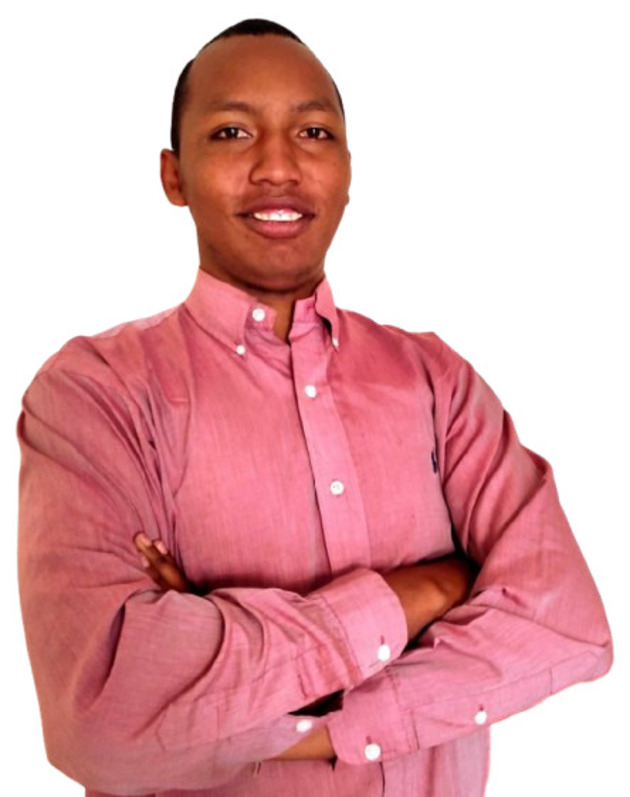
#> input picture public/og-image.jpg, 630 x 797 px, given in place of profil.jpg, which was not available
$ python remove_bg.py
#> lines starting #> are read from the running program, lines starting #| are printed output that depends on the picture; after the words box and inside, x2 and y2 are one past the last pixel; in counts of white or black regions, pixels touching at a corner belong together; pictures that were not available may be replaced by others from this repository, and a replacement may not be noted
"""
Refined background removal script with lower luminance threshold for neutral colors to remove shadows.
"""
from PIL import Image, ImageFilter
import numpy as np

INPUT  = "src/assets/img/profil.jpg"
OUTPUT = "src/assets/img/profil_nobg.png"

img = Image.open(INPUT).convert("RGBA")
data = np.array(img, dtype=np.float32)

R, G, B = data[:, :, 0], data[:, :, 1], data[:, :, 2]

# Calculate luminance and saturation metrics
luminance = (R + G + B) / 3.0
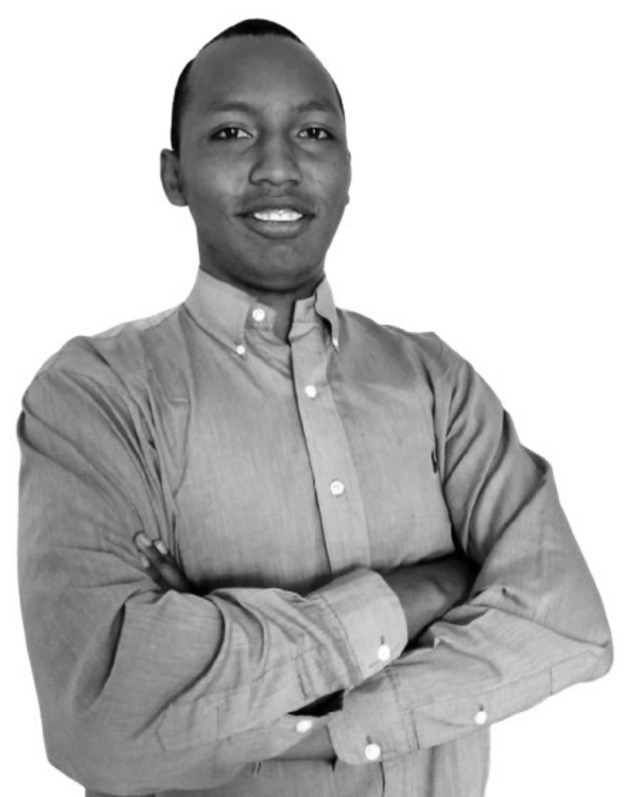
#> luminance: shape (797, 630) float32; min 0, max 255, mean 189
max_val = np.maximum(np.maximum(R, G), B)
min_val = np.minimum(np.minimum(R, G), B)
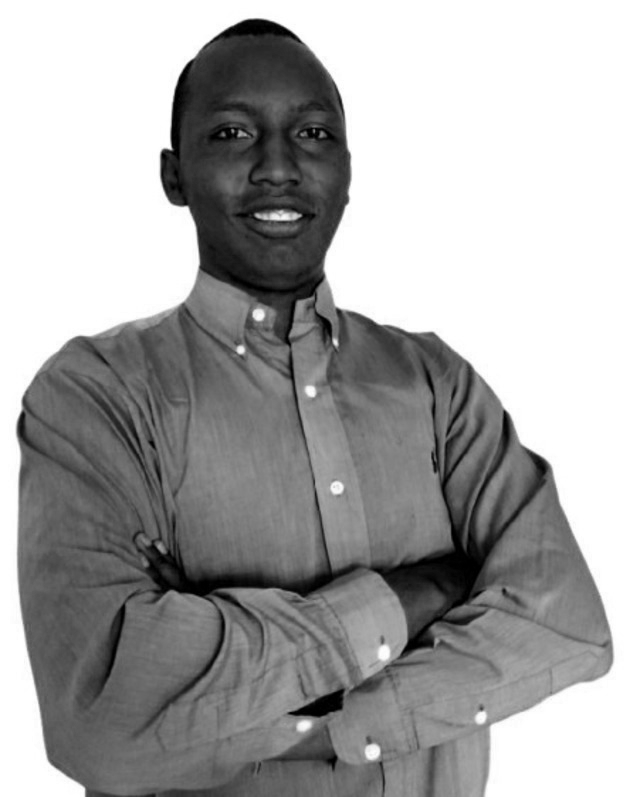
#> min_val: shape (797, 630) float32; min 0, max 255, mean 166.3
# Saturation metric (difference between max and min color channels)
saturation = max_val - min_val
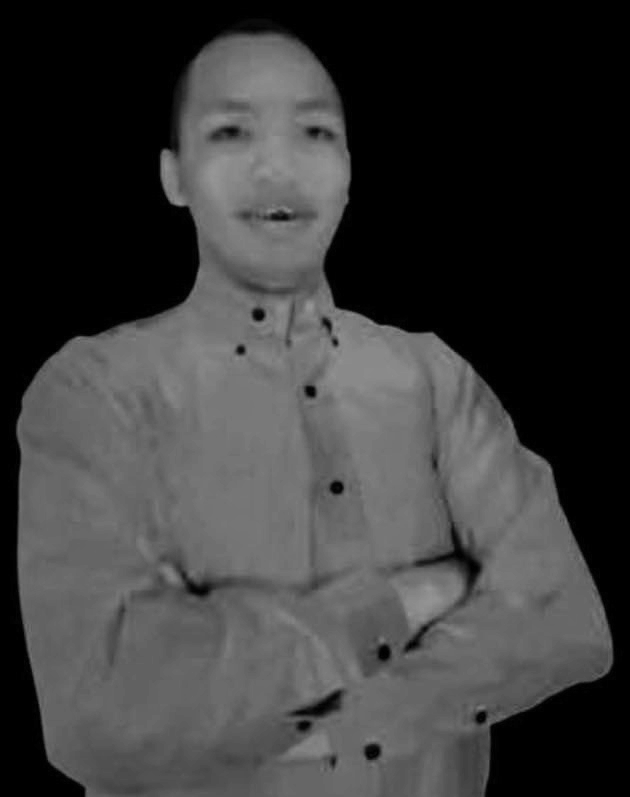
#> saturation: shape (797, 630) float32; min 0, max 150, mean 59.1

# Let's define background based on:
# 1. Very bright areas (luminance > 175) with moderate saturation (< 45)
# 2. Shadow areas of the wall (luminance > 120) with very low saturation (< 20)
is_bg = ((luminance > 175) & (saturation < 45)) | ((luminance > 115) & (saturation < 18))
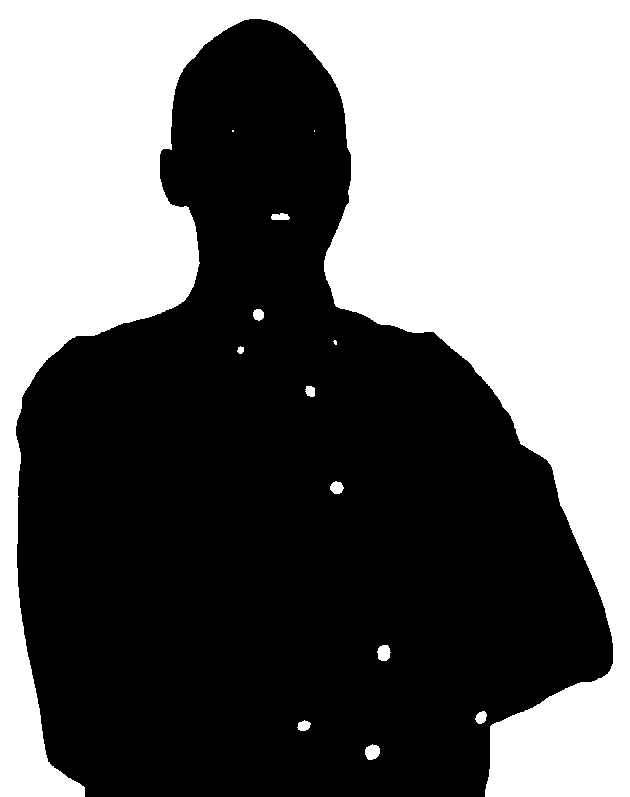
#> is_bg: shape (797, 630) bool; 43.5% white; 13 white regions (3 under 20 px), largest, box (x1, y1, x2, y2) and area: (0, 0, 630, 797) 217143, (365, 744, 380, 760) 184, (377, 645, 391, 661) 174

h, w = is_bg.shape
#> h = 797; w = 630
visited = np.zeros((h, w), dtype=bool)

# Flood fill to ensure we only remove connected background from the borders
def flood_fill_all_borders():
    stack = []
    # Add top and bottom borders
    for x in range(w):
        if is_bg[0, x]:
            stack.append((0, x))
        if is_bg[h-1, x]:
            stack.append((h-1, x))
#> after the loop, stack = 860 pairs, first value 0 to 796, second value 0 to 629
    # Add left and right borders
    for y in range(h):
        if is_bg[y, 0]:
            stack.append((y, 0))
        if is_bg[y, w-1]:
            stack.append((y, w-1))
#> after the loop, stack = 2454 pairs, first value 0 to 796, second value 0 to 629

    while stack:
        y, x = stack.pop()
        if visited[y, x]:
            continue
        visited[y, x] = True

        # Check 4-neighbors
        for ny, nx in [(y+1, x), (y-1, x), (y, x+1), (y, x-1)]:
            if 0 <= ny < h and 0 <= nx < w:
                if not visited[ny, nx] and is_bg[ny, nx]:
                    stack.append((ny, nx))
#> this loop made 434261 passes
#> x on passes 1 to 3: 629, 628, 627
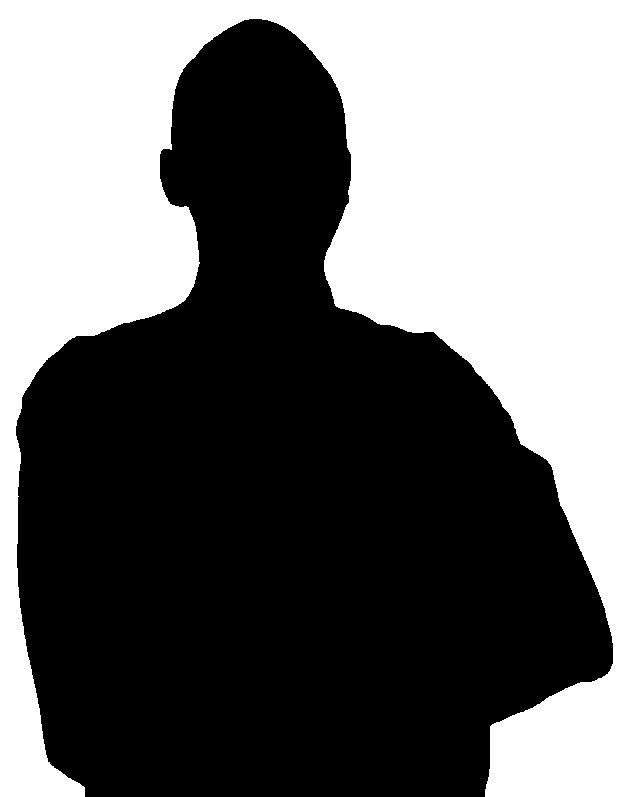
#> visited: shape (797, 630) bool; 43.2% white; 1 white region, box (x1, y1, x2, y2) and area: (0, 0, 630, 797) 217143
#> after the loop, stack = []

flood_fill_all_borders()

# Convert visited mask to image
mask_img = Image.fromarray((~visited * 255).astype(np.uint8), mode="L")

# Apply morphological operations to clean up
# MinFilter erodes the white mask (shrinks the subject slightly to eat away white borders)
mask_img = mask_img.filter(ImageFilter.MinFilter(5))
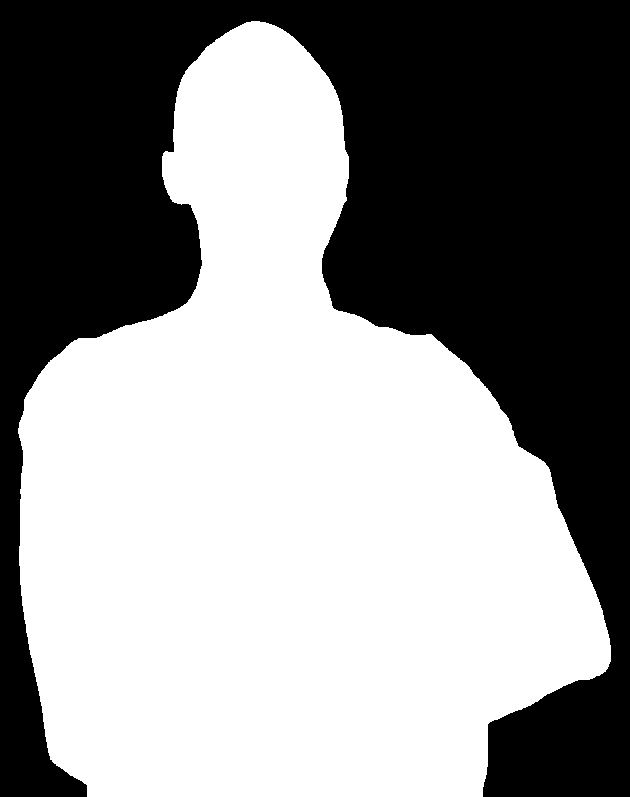
#> mask_img: PIL image 630x797 L; 55.8% white; 1 black region, box (x1, y1, x2, y2) and area: (0, 0, 630, 797) 222143
# GaussianBlur softens the edges
mask_img = mask_img.filter(ImageFilter.GaussianBlur(radius=2))

result = img.copy()
result.putalpha(mask_img)
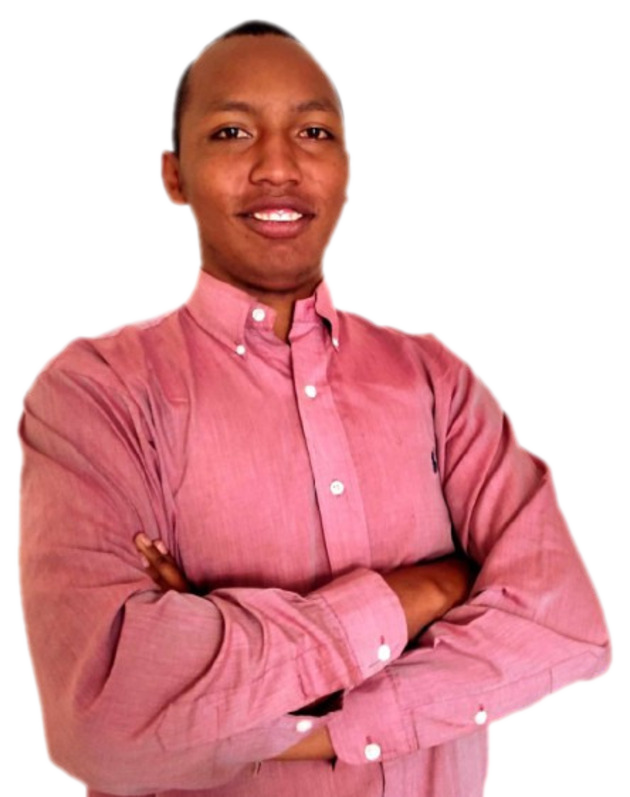
#> result: PIL image 630x797 RGBA; mean R, G, B, A 225.3, 168.7, 173, 142.2; transparent parts drawn white
result.save(OUTPUT, "PNG")

print("✅ Refined background removal completed.")
